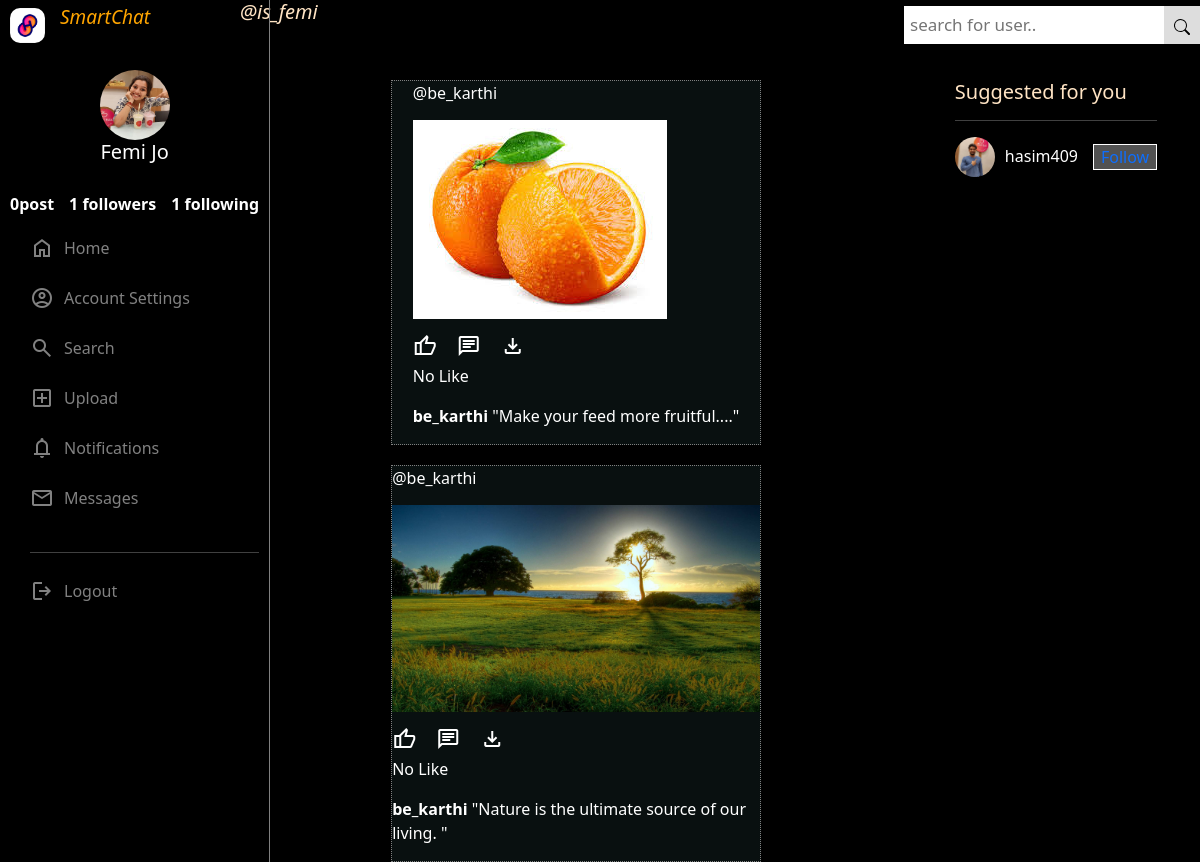
The app's page /accounts/home/ (signed in) with its own data.
### socialapp/models.py (models this page shows, shortened)
class Profile(models.Model):
    user=models.OneToOneField(User,on_delete=models.CASCADE)
    fullname=models.CharField(max_length=50,blank=True)
    bio=models.TextField(blank=True)
    location=models.CharField(max_length=50,blank=True)
    links=models.URLField(blank=True)
    profile_pic=models.ImageField(upload_to='pictures',default='blank_profile.jpg')

class Post(models.Model):
    id=models.UUIDField(primary_key=True,default=uuid.uuid4)
    user=models.CharField(max_length=100)
    image=models.ImageField(upload_to='post_images')
    caption=models.TextField()
    created_at=models.DateTimeField(default=datetime.now)
    no_of_likes=models.IntegerField(default=0)

### socialapp/views.py (the view)
# urls.py: path('home/',views.homepage,name='home'),
@login_required(login_url='login')
def homepage(request):
    user_object=User.objects.get(username=request.user.username)
    user_profile=Profile.objects.get(user=user_object)
    num_post=[]
    posts_no=Post.objects.filter(user=user_object)
    for num in posts_no:
        num_post.append(num)
    user_following_list=[]
    feed=[]
    user_follower_list=[]
    user_following=FollowersCount.objects.filter(follower=request.user.username)
    user_follower=FollowersCount.objects.filter(user=request.user.username)
    for follow in user_follower:
        user_follower_list.append(follow.follower)
    for users in user_following:
        user_following_list.append(users.user)
    for usernames in user_following_list:
        feed_lists=Post.objects.filter(user=usernames)
        feed.append(feed_lists)
    feed_list=list(chain(*feed))
    all_users=User.objects.all()
    user_following_all=[]
    for user in user_following:
        user_list=User.objects.get(username=user.user)
        user_following_all.append(user_list)
    new_suggestions_list=[x for x in list(all_users) if (x not in list(user_following_all)) ]
    current_user=User.objects.filter(username=request.user.username)
    final_suggestions_list=[x for x in list(new_suggestions_list) if (x not in list(current_user))]
    random.shuffle(final_suggestions_list)
    username_profile=[]
    username_profile_list=[]
    for users in final_suggestions_list:
        username_profile.append(users.id)
    for ids in username_profile:
        profile_lists=Profile.objects.filter(user=ids)
        username_profile_list.append(profile_lists)
    suggestions_list=list(chain(*username_profile_list))
    context={
        'userprofile':user_profile,
        'posts':feed_list,
        'suggestions_list':suggestions_list[:4],
        'user_following_list':user_following_list,
        'num_post':num_post,
        'user_follower_list':user_follower_list
    }
    return render(request,'indexpage.html',context)

### templates/indexpage.html (shortened to what this page needs)
{% extends 'basepage.html' %}
{% load static %}
    {% block links %}
        <link rel="stylesheet" href="{% static 'css/indexpage.css' %}">
    {% endblock %}
    {% block content1 %}
    <div class="sidebar">
        <div class="logohead">
             <img src="{% static 'images/app logo 1233.jpg' %}" width="35" height="35">
             <p style="font-style: oblique; font-size: 19px; color:orange;" >SmartChat</p>
        </div>
        <div class="userhead">
                <img src="/accounts/{{userprofile.profile_pic}}">
                {% if user.is_authenticated %}
                <h5>{{userprofile.fullname}}</h5>
                {% endif %}
        </div>
        <div class="followhead">
            <span><b>{{num_post|length}}post</b></span>
            <span><b>{{user_follower_list|length}} followers</b></span>
            <span><b>{{user_following_list|length}} following</b></span>
        </div>
        <div class="navhead">
                <a href="{% url 'home' %}"><p class="navitems"><span class="material-symbols-outlined">
                </span>Home</p></a>
                <a href="{% url 'profile' %}"><p class="navitems"><span class="material-symbols-outlined">
                    </span>Account Settings</p></a>
                <a href="#"><p class="navitems"><span class="material-symbols-outlined">
                </span>Search</p></a>
                <a href="{% url 'upload' %}"><p class="navitems"><span class="material-symbols-outlined">
                </span>Upload</p></a>
                <a href="#"><p class="navitems"><span class="material-symbols-outlined">
                </span>Notifications</p></a>
                <a href="#"><p class="navitems"><span class="material-symbols-outlined">
                </span>Messages</p></a>
                <hr>
                {% if user.is_authenticated %}
                <a href="{% url 'logout' %}"><p class="navitems"><span class="material-symbols-outlined">
                </span>Logout</p></a>
                {% endif %}
        </div>
    </div>
    {% endblock %}
    {% block content2 %}
    <div class="topbar ">
        <ul class="nav nav-fill">
            <a href="{% url 'useracc' userprofile.user %}"><i><h5>@{{userprofile.user}}</h5></i></a>
              <li class="nav-item ">
                <div class="search-container" >
                <form action="{% url 'search'  %}" class="d-flex"  method="post">
                  <input type="text" placeholder="search for user.." name="username">
                  <button type="submit"><svg xmlns="http://www.w3.org/2000/svg" width="16" height="16" fill="currentColor" class="bi bi-search" viewBox="0 0 16 16">
                    <path d="M11.742 10.344a6.5 6.5 0 1 0-1.397 1.398h-.001q.044.06.098.115l3.85 3.85a1 1 0 0 0 1.415-1.414l-3.85-3.85a1 1 0 0 0-.115-.1zM12 6.5a5.5 5.5 0 1 1-11 0 5.5 5.5 0 0 1 11 0"/>
                  </svg></button>
                </form>
                </div>
            </li>
          </ul>
    </div>
    {% endblock %}
    {% block content3 %}
    <div class="contentbar">
        <div class="sideone">
            {% for post in posts reversed %}
            <div class="upload">
                <div class="feed">
                    <div class="d-flex">
                        <span><a href="{% url 'useracc' post.user %}">@{{post.user}}</a></span>
                    </div>
                    <div>
                        <a href="/accounts/{{post.image}}">
                            <img src="/accounts/{{post.image}}" style="max-width:100%;height:auto;">
                        </a>
                    </div>
                    <div class="detail">
                        <div class="like">
                            <a href="{% url 'like_post' post.id %}">
                                <span class="material-symbols-outlined">
                                </span>
                            </a>
                            <a href="{% url 'chat' post.user %}"><span class="material-symbols-outlined" >
                            </span></a>
                            <a href="/accounts/{{post.image}}" download>
                                <span class="material-symbols-outlined">
                                </span>
                            </a>
                        </div>
                        <div>
                            {% if post.no_of_likes == 0 %}
                            <p>No Like</p>
                            {% else %}
                            <p>{{post.no_of_likes}} Like</p>
                            {% endif %}
                            <p>
                                <a href="{% url 'useracc' post.user %}"><strong>{{post.user}} </strong></a> {{post.caption}}
                            </p>
                        </div>
                    </div>
                </div>
            </div>
            {% endfor %}
        </div>
        <div class="sidetwo">
            <div>
                <div class="head"><h5>Suggested for you</h5></div>
                <hr>
                <div class="bound">
                    {% for suggestion in suggestions_list %}
                    <div class="sugg">
                        <a><img src="/accounts/{{suggestion.profile_pic}}"></a>
                        <div class="choose">
                            <span>{{suggestion.user}}</span>
                            <span class="dir"><a href="{% url 'useracc' suggestion.user %}">Follow</a></span>
                        </div>
                    </div>
                    {% endfor %}
                </div>
            </div>
        </div>
    </div>
    {% endblock %}

### templates/basepage.html (shortened to what this page needs)
{% load static %}
<!DOCTYPE html>
<html lang="en">
<head>
    <link href="{% static 'css/basepage.css' %}" rel="stylesheet">
    <link href="https://cdn.jsdelivr.net/npm/bootstrap@5.3.3/dist/css/bootstrap.min.css" rel="stylesheet">
    {% block links %}
    {% endblock %}
</head>
<body>
    <div class="maindiv">
        <div class="subdiv1">
            {% block content1 %}
            {% endblock %}
        </div>
        <div class="subdiv2">
            {% block content2 %}
            {% endblock %}
            {% block content3 %}
            {% endblock %}
        </div>
    </div>
</body>
</html>

### static/css/basepage.css (style rules this page uses)
* { padding: 0; margin: 0; }
.maindiv { display: flex; }
.subdiv1 { width: 20%; }
.subdiv2 { width: 80%; }

### static/css/indexpage.css (style rules this page uses)
* { padding: 0; margin: 0; }
body { background-color: black; color: white; }
.sidebar { padding-left: 10px; padding-right: 10px; display: flex; flex-direction: column; gap: 20px; border-right: 1px solid grey; height: 100%; position: fixed; }
.logohead { display: flex; gap: 15px; height: 50px; justify-content: left; align-items: center; }
.logohead img { border-radius: 10px; }
.userhead { display: flex; flex-direction: column; justify-content: center; align-items: center; }
.userhead img { border-radius: 50%; width: 70px; height: 70px; }
.followhead { display: flex; justify-content: center; gap: 15px; }
.navhead { display: flex; flex-direction: column; gap:10px; padding-left: 20px; }
.navhead a { text-decoration: none; color: #818181; }
.navitems { display: flex; align-items: center; gap:10px }
.topbar { height: 80px; }
.topbar a { text-decoration: none; }
.topbar h5 { color: bisque; }
.search-container { display: flex; align-items: center; justify-content: end; height: 50px; }
.topbar .search-container button { padding: 6px 10px; background: #ddd; font-size: 17px; border: none; cursor: pointer; }
.topbar input[type=text] { padding: 6px; font-size: 17px; border: none; }
.contentbar { display: flex; justify-content: center; }
.sideone { width: 70%; display: flex; flex-direction: column; justify-content: center; align-items: center; gap: 20px; }
.upload { width: 55%; display: flex; justify-content: center; align-items: center; border: 1px dotted gray; background-color: rgba(47, 79, 79, 0.199); }
.feed { display: flex; flex-direction: column; gap: 15px; }
.upload a { text-decoration: none; color: white; }
.detail { display: flex; flex-direction: column; }
.like { display: flex; gap: 20px; }
.sidetwo { width: 30%; display: flex; justify-content: center; }
.sugg { display: flex; gap: 10px; align-items: center; }
.sugg img { width: 40px; height: 40px; border-radius: 50%; }
.choose { display: flex; gap: 15px; }
.dir { border: 1px solid white; padding-left: 7px; padding-right: 7px; background-color: #818181a2; }
.choose a { text-decoration: none; }
.head h5 { color: bisque; }
.bound { display: flex; flex-direction: column; gap: 20px; }

### records on screen
Profile: profile_pic (picture), fullname "Femi Jo", user "is_femi"
Post: user "be_karthi", image (picture), no_of_likes "No Like", caption "\"Make your feed more fruitful....\""
Post: user "be_karthi", image (picture), no_of_likes "No Like", caption "\"Nature is the ultimate source of our living. \""
Profile: profile_pic (picture), user "hasim409"

### other values on screen
{{ num_post|length }} "0"
{{ user_follower_list|length }} "1"
{{ user_following_list|length }} "1"
